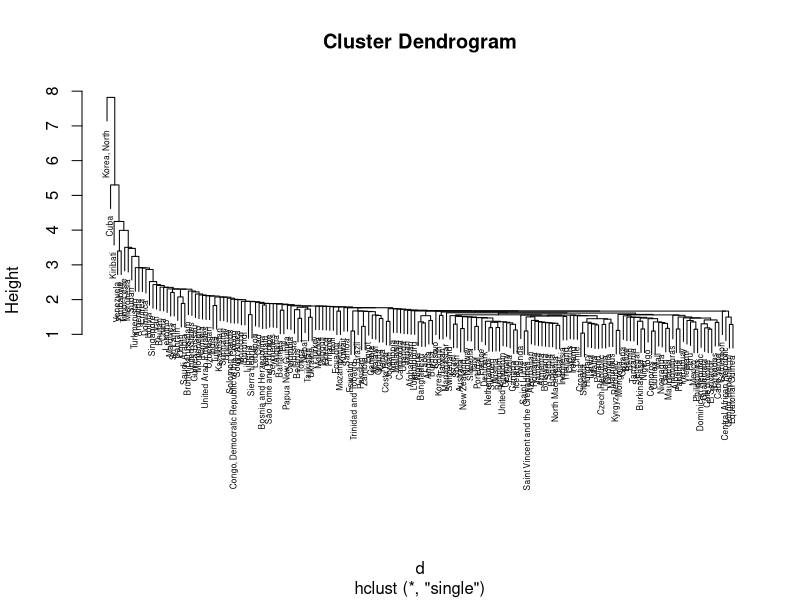
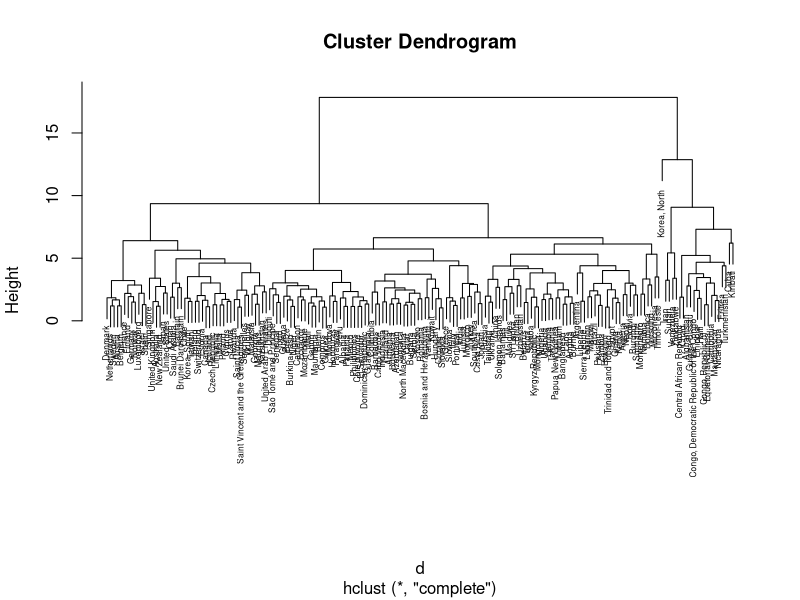
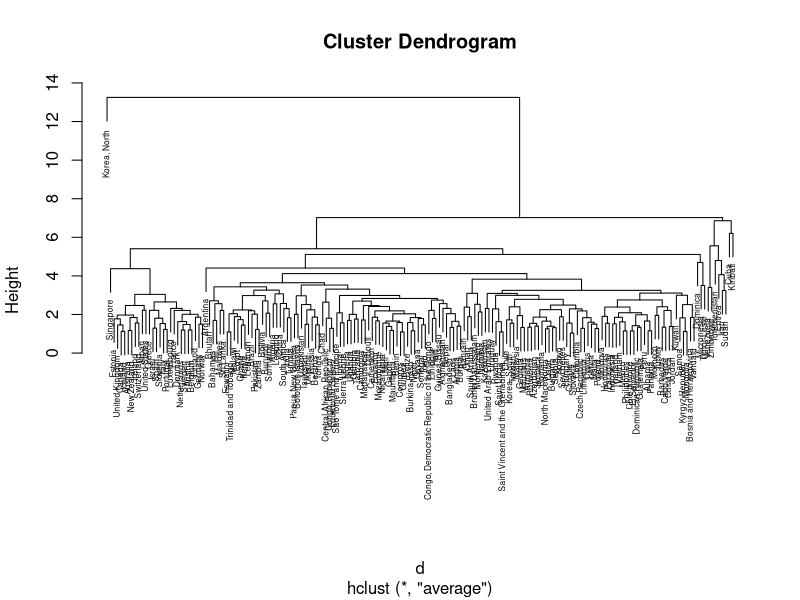
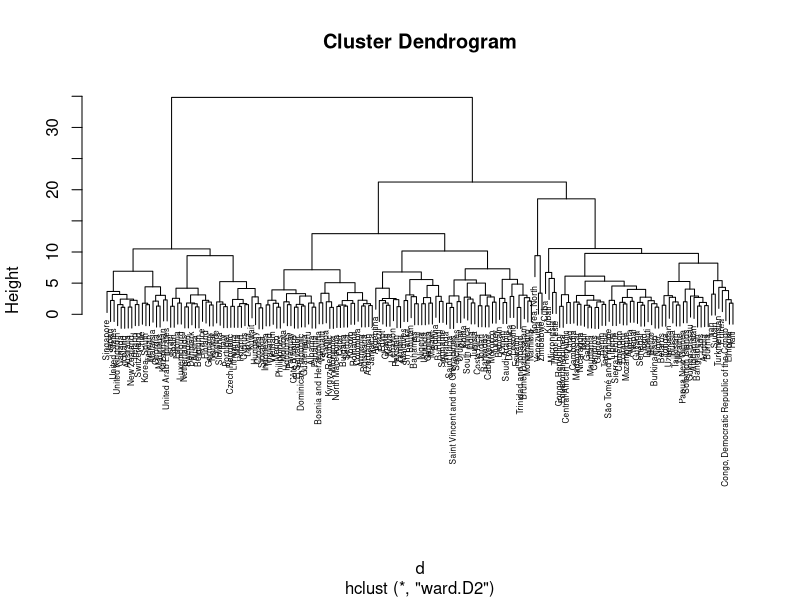
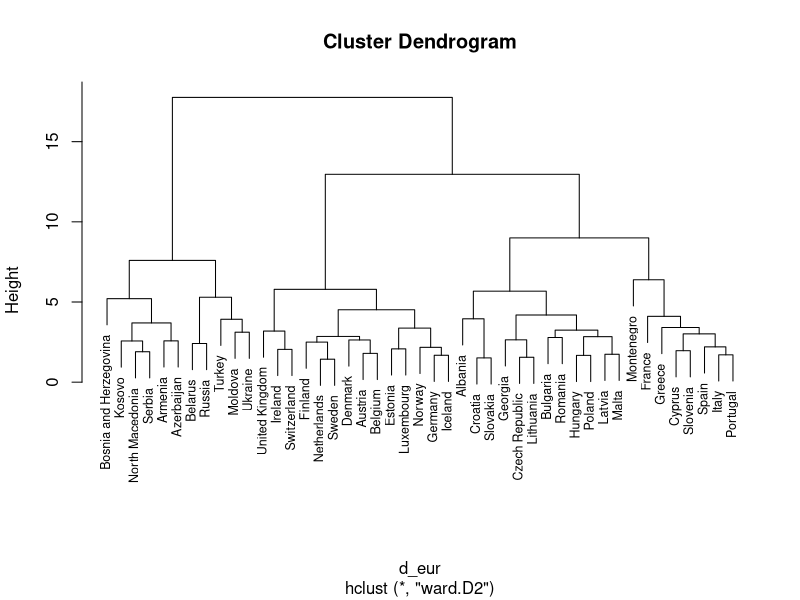
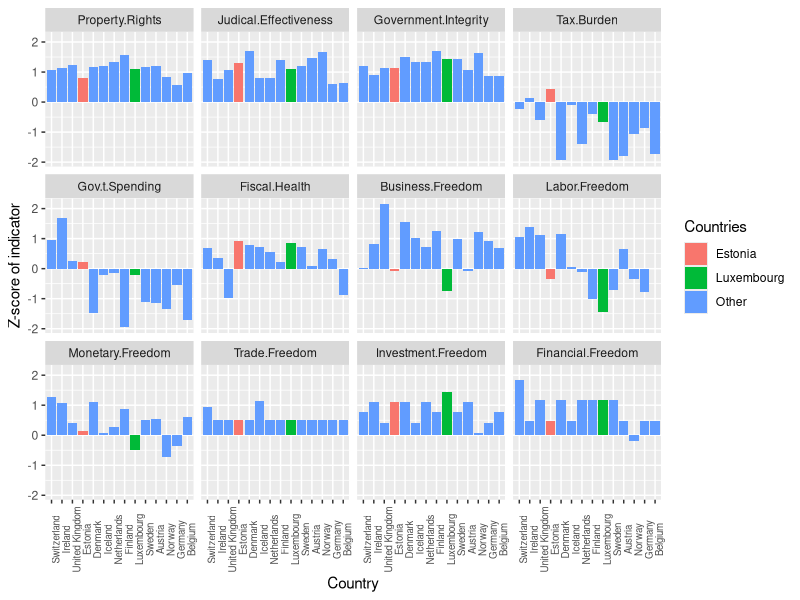

Recreate these plots in R, in order.
## ---- chunk 1
knitr::opts_chunk$set(echo = TRUE, warning = FALSE, message = FALSE)
## ---- chunk 2
library(knitr)
library(dplyr)
library(kableExtra)
library(reshape2)
library(ggplot2) 
## ---- chunk 3
econ <- read.csv2("data/econfreedom2.csv")
## ---- chunk 4
econ %>% 
  kable(caption = "Tabel 1. Majandusvabaduse näitajad riigiti. Andmed: Heritage Foundation 2021.") %>%
  kable_styling("striped") %>% 
  scroll_box(height = "500px", width = "100%")
## ---- chunk 5
nrow(na.omit(econ))
nrow(econ)
nrow(na.omit(econ)) / nrow(econ)
## ---- chunk 6
econ %>% 
  subset(!complete.cases(econ)) %>% 
  pull(Country.Name)
## ---- chunk 7
econ <- na.omit(econ)
## ---- chunk 8
psych::describe(econ[6:17])
## ---- chunk 9
econ_st <- econ
econ_st[6:17] <- scale(econ[6:17])
psych::describe(econ_st[6:17])
## ---- chunk 10
rownames(econ_st) <- econ_st$Country.Name
d <- stats::dist(econ_st[6:17])
## ---- chunk 11
hclust(d, method = "single") %>%
  plot(cex = 0.5) # argumendiga cex saab x-teljel kirjasuurust määrata
## ---- chunk 12
hclust(d, method = "complete") %>%
  plot(cex = 0.5)
## ---- chunk 13
hclust(d, method = "average") %>%
  plot(cex = 0.5)
## ---- chunk 14
hclust(d, method = "ward.D2") %>%
  plot(cex = 0.5)
## ---- chunk 15
econ_st$ward4 <- hclust(d, method = "ward.D2") %>% 
  cutree(4)
## ---- chunk 16
econ_st %>% 
  subset(Country.Name == "Estonia") %>% 
  pull(ward4)
## ---- chunk 17
econ_st$ward4[econ_st$Country.Name == "Estonia"]
## ---- chunk 18
econ_st %>% 
  subset(ward4 == 3) %>% 
  pull(Country.Name)
## ---- chunk 19
econ_st %>%
  group_by(ward4) %>%
  summarise(indeksi_keskm = mean(X2021.Score), jrjk_mediaan = median(World.Rank))
## ---- chunk 20
econ_st %>% 
  subset(ward4 == 1) %>% 
  pull(Country.Name)

econ_st %>% 
  subset(ward4 == 2) %>% 
  pull(Country.Name)

econ_st %>% 
  subset(ward4 == 4) %>% 
  pull(Country.Name)
## ---- chunk 21
econ_eur <- econ %>%
  subset(Region == "Europe")
## ---- chunk 22
econ_eur$Country.Name
## ---- chunk 23
psych::describe(econ_eur[6:17])
## ---- chunk 24
econ_eur_st <- econ_eur
econ_eur_st[6:17] <- scale(econ_eur[6:17])
## ---- chunk 25
rownames(econ_eur_st) <- econ_eur_st$Country.Name
d_eur <- stats::dist(econ_eur_st[6:17])
## ---- chunk 26
hclust(d_eur, method = "ward.D2") %>%
  plot(cex = 0.75)
## ---- chunk 27
econ_eur_st$ward5 <- hclust(d_eur, method = "ward.D2") %>% 
  cutree(5)
## ---- chunk 28
econ_eur_st %>% 
  arrange(ward5) %>% 
  select(ward5)
## ---- chunk 29
econ_eur_st %>%
  group_by(ward5) %>%
  summarise(mean = mean(X2021.Score), rank_med = median(Region.Rank))
## ---- chunk 30
econ_eur_st %>% 
  arrange(desc(X2021.Score)) %>% 
  select(Region.Rank, X2021.Score, ward5) %>% 
  kable(caption = "Tabel 2. Euroopa riigid majandusvabaduse indeksi ja klastrikuuluvuse järgi.") %>% 
  kable_styling("striped") %>% 
  scroll_box(height = "500px", width = "100%")
## ---- chunk 31
econ_eur_st <- econ_eur_st %>% 
  arrange(desc(X2021.Score))

econ_eur_st %>% 
  select(Region.Rank, X2021.Score, ward5) %>% 
  kable(caption = "Tabel 3. Euroopa riigid majandusvabaduse indeksi ja klastrikuuluvuse järgi, lisatud tingimuslik vormindamine klastrikuuluvuse alusel.") %>% 
  kable_styling("striped") %>% 
  column_spec(4, color = "white", background = spec_color(econ_eur_st$ward5, option = "magma", begin = 0.3, end = 0.7)) %>% 
  scroll_box(height = "500px", width = "100%")
## ---- chunk 32
clust_ee <- econ_eur_st %>% 
  subset(ward5 == 3) %>% 
  select(1, 5:17)
## ---- chunk 33
clust_ee$Country.Name <- forcats::fct_reorder(clust_ee$Country.Name, clust_ee$X2021.Score, max)
clust_ee <- select(clust_ee, !X2021.Score)
## ---- chunk 34
clust_ee_long <- melt(clust_ee, id=c("Country.Name"))
## ---- chunk 35
clust_ee_long <- clust_ee_long %>% 
  mutate(legend_colour = ifelse(Country.Name == "Estonia", "Estonia", 
                                ifelse(Country.Name == "Luxembourg", "Luxembourg", "Other")))
## ---- chunk 36
ggplot(clust_ee_long, aes(x = Country.Name, y = value, fill = legend_colour)) +
  geom_bar(stat = "identity", position = "dodge") +
  facet_wrap(variable ~ .) +
  theme(axis.text.x = element_text(angle = 90, size = 7)) +
  theme(legend.position = "right") +
  scale_fill_discrete(name = "Countries") +
  scale_x_discrete(limits = rev) +
  xlab("Country") +
  ylab("Z-score of indicator")
